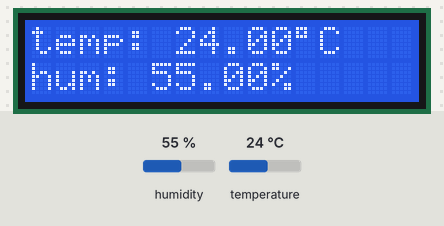
This sketch was run on a simulated ESP32. Parts: 16×2 character LCD. Inputs (shaded band) come from the test bench; at power-on: humidity 55 %, temperature 24 °C.

Above: at 1.2 s.
1.3 s: humidity set to 22 %
At 3.6 s:
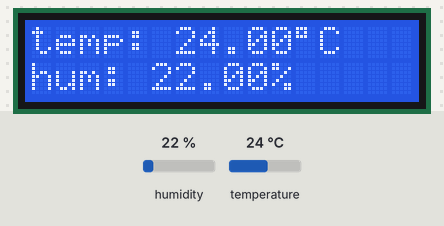
4.1 s: temperature set to 12 °C
At 5.8 s:
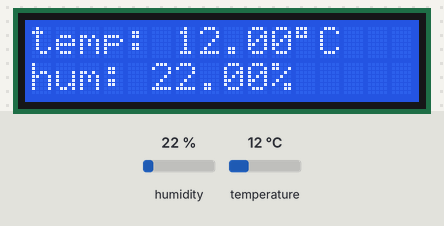
6.9 s: humidity set to 40 %
At 9.0 s:
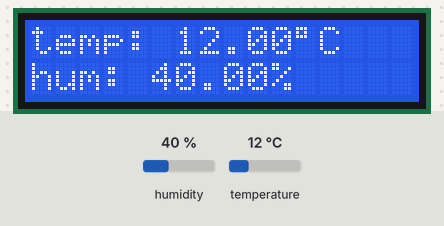
10.0 s: temperature set to 19 °C
At 11.2 s:
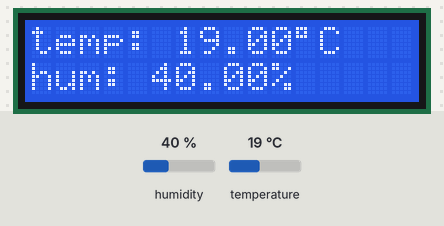
Timing chart, 0 to 13.0 s (numbered marks = the images above; inputs shaded):
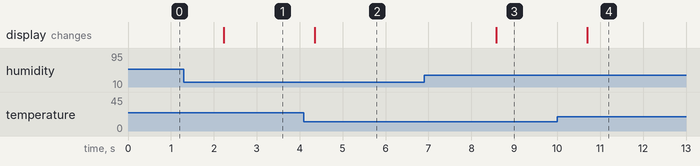

The sketch:

24_LCD_temperatura.ino
```cpp
// incluimos librerias necesarias
#include <LiquidCrystal_I2C.h>  // controlador LCD
#include <Wire.h>  // protocolo de comunicaciones I2C
#include <DHT.h>  // sensor temperatura y humedad

// pines donde conectamos
#define SDA 13  // datos
#define SCL 14  // reloj
#define ADDR 0x27 // establecemos la dirección de memoria donde est-a conectado el display LCD.Otra es 0x3F (ver instrucciones del aparato)

#define DHTPIN 15  // sensor temp hum
#define DHTTYPE DHT11

// definimos variable (constructor) lcd, del tipo LiquidCrystal_I2C
LiquidCrystal_I2C lcd(ADDR, 16, 2); // variable_dir_memoria, columnas, filas

DHT dht(DHTPIN, DHTTYPE);

float temp = 0.0;
float hume = 0.0;

// --------------------------------------------------

void setup() {
  Wire.begin(SDA, SCL);  // iindicamos a I2C los pines de datos y de reloj
  lcd.init();
  lcd.backlight();
  lcd.clear();
  dht.begin();

}

//---------------------------------------------------

void loop() {
  temp = dht.readTemperature();
  hume = dht.readHumidity();

  lcd.setCursor(0, 0); // columna, fila
  lcd.print("temp: ");
  lcd.print(temp);
  lcd.print(char(223));
  lcd.print("C");
  lcd.setCursor(0, 1); // columna, fila
  lcd.print("hum: "); // también podría ser lcd.print("hum: " + string(hum));
  lcd.print(hume);
  lcd.print("%");
  delay(500);

}
```

Measured:
- after the input at 1.3 s, the display: changes after 0.93 s (image 1)
- after the input at 4.1 s, the display: changes after 0.25 s (image 2)
- after the input at 6.9 s, the display: changes after 1.7 s (image 3)
- after the input at 10.0 s, the display: changes after 0.70 s (image 4)
